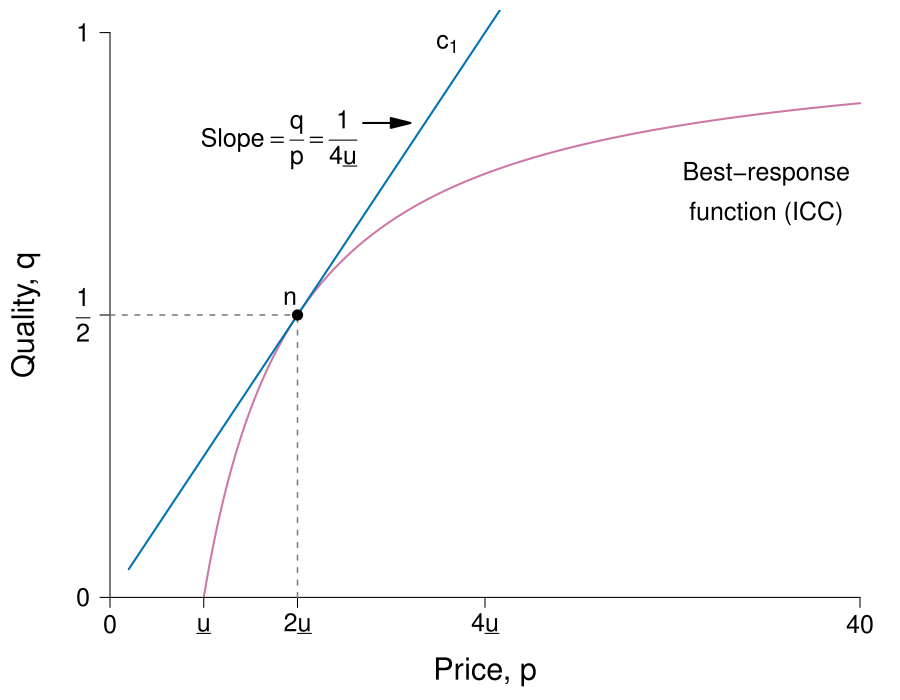

Source code (R):
require(ggplot2)
require(shape)
pdf(file = "information_power/ch11_fig5_checkpoint.pdf", width = 9, height = 7)

#Set parameters for graphics
axislabelsize <- 1.8
labelsize <- 1.5
namesize <- 1.8
annotatesize <- 1.5
graphlinewidth <- 2
segmentlinewidth <- 1.5

COL <- c("#7fc97f", "#beaed4", "#fdc086", "#ffff99", "#386cb0", "#f0027f", "#bf5b17", "#666666")
COLA <- c("#e0f3db", "#99d8c9","#66c2a4","#41ae76", "#238b45", "#005824")
COLB <- c("#c6dbef", "#4eb3d3", "#2b8cbe", "#0868ac","#084081")
COLC <- c("#fcfbfd", "#efedf5", "#dadaeb", "#bcbddc", "#9e9ac8", "#807dba", "#6a51a3", "#54278f", "#3f007d")
grays <- gray.colors(25, start = 1, end = 0)
CBCols <- c("#009E73","#0072B2","#E69F00","#CC79A7", "#F0E442")

brfFn <- function(p, delta = 5) {
  1 - (delta) / p
}

solowCondition <- function(p, delta = 5){
  (p*(1/(4*delta)))
}


par(mar =  c(4, 4, 0.5, 0.5))
xlims <- c(0, 40)
ylims <- c(0, 1)


plot(0, 0, xlim = xlims, ylim = ylims, type = "n",
     xlab = "",
     ylab = "",
     xaxt = "n", yaxt = "n", cex.lab = axislabelsize, bty = "n")

npts <- 500 
npts2 <- 501
#Specify the sequences of points for graphing. 
xx1 <- seq(5, xlims[2], length.out = npts)
xx2 <- seq(1, xlims[2], length.out = npts)

#Draw the lines for the graphs
lines(xx1, brfFn(xx1), col = CBCols[4], lwd = graphlinewidth)
lines(xx2, solowCondition(xx2, delta = 5), col = CBCols[2], lwd = graphlinewidth)

#Customize ticks and labels for the plot
ticksy <- c(0, 0.5, 1)
ylabels <- c(0, expression(paste(frac(1,2))), 1)
ticksx <- c(0, 5,10, 20, 40)
xlabels <- c(0, expression(paste(underline("u"))),expression(paste(2*underline("u"))), expression(paste(4*underline("u"))), 40)
axis(1, at = ticksx, pos = 0, labels = xlabels, cex.axis = labelsize)
axis(2, at = ticksy, pos = 0, labels = ylabels, las = 1, cex.axis = labelsize)

mtext(expression(paste("Price, ", p)), side = 1, line = 2.5, cex = axislabelsize)
text(-4.5, 0.5*ylims[2], expression(paste("Quality, ", q)), xpd = TRUE, cex = axislabelsize, srt = 90) 

#Annotation of the three graphs and the NE
t#ext(32, 0.97, expression(paste("Incomplete contract")), cex = annotatesize)
#text(36, 1, expression(paste("Isocost")), cex = annotatesize)
text(18, 0.98, expression(paste(c[1])), cex = annotatesize)
#text(32, 0.92, expression(paste(q == frac(p, 8*underline("u")))), cex = annotatesize)
text(35, 0.75, expression(paste("Best-response")), cex = annotatesize)
text(35, 0.68, expression(paste("function (ICC)")), cex = annotatesize)
#text(35, 0.50, expression(paste(q == 1 - frac(2*underline("u"), p))), cex = annotatesize)
#text(16, 0.57, expression(paste("Nash")), cex = annotatesize)
#text(16, 0.52, expression(paste("equilibrium")), cex = annotatesize)

#Lines for the coordinates of the Nash equilbrium
segments(10, 0, 10, 0.5, lty = 2, col = grays[20], lwd = segmentlinewidth)
segments(0, 0.5, 10, 0.5, lty = 2, col = grays[20], lwd = segmentlinewidth)

#Iso-cost slope annotation
text(9, 0.81, expression(paste("Slope", phantom() == frac(q,p), phantom() == frac(1, 4*underline("u")))), cex = annotatesize)
Arrows(13.5, 0.84, 15.5, 0.84, col = "black", lty = 1, lwd = 2, arr.type = "triangle")

#BRF Slope annotation
#text(25, 0.41, expression(paste("Slope", phantom() == q[p], phantom() == frac(2*underline("u"), p^2))), cex = annotatesize)
#Arrows(25, 0.43, 25, 0.56, col = "black", lty = 1, lwd = 2, arr.type = "triangle")


#Add a ray and a point for c.  
points(10, 0.5, pch = 16, col = "black", cex = 1.5)
text(9.6, 0.53, expression(paste("n")), cex = annotatesize)

dev.off()
